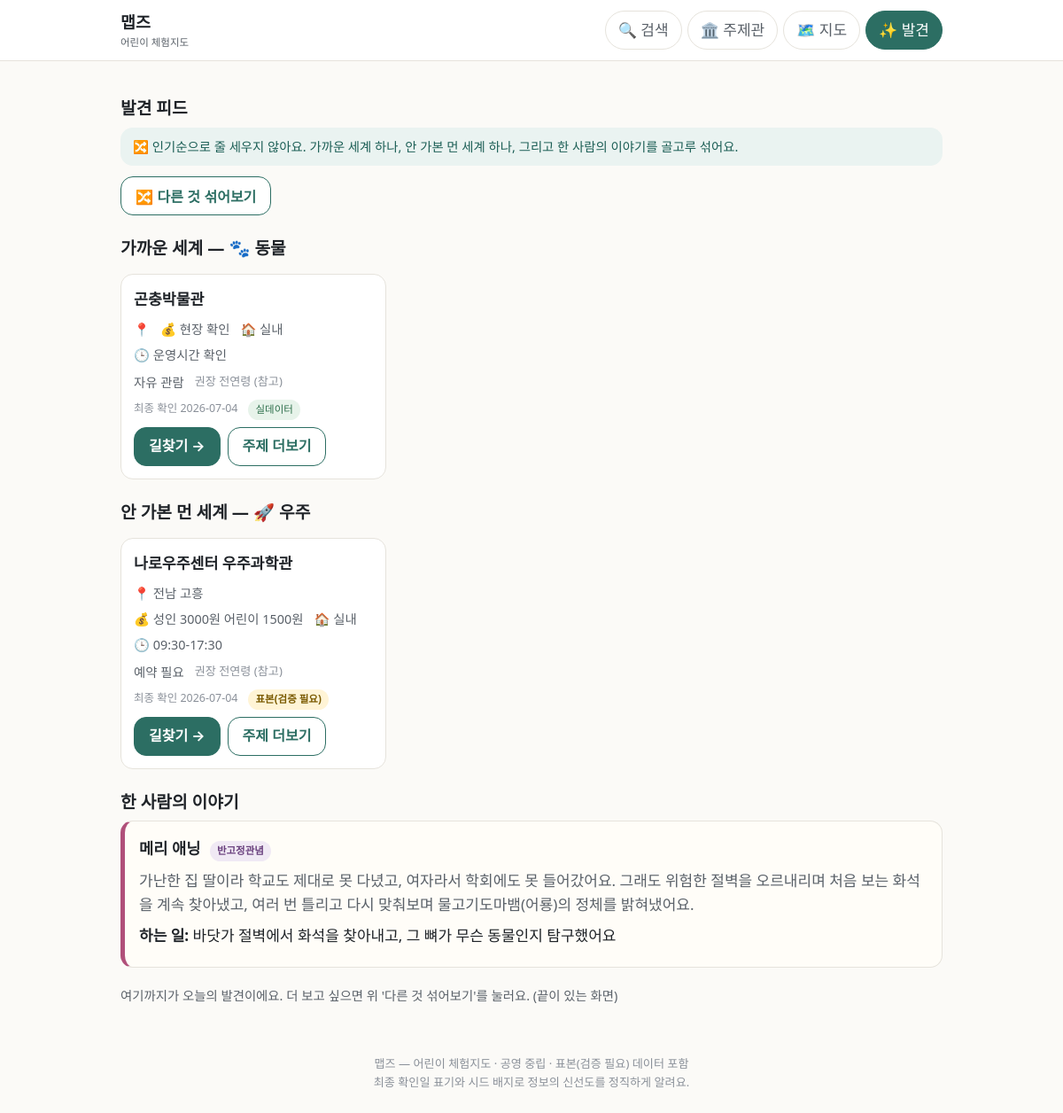
The app's page /discover with its own data.
### tables this page shows
CREATE TABLE topic(id TEXT PRIMARY KEY, name TEXT, synonyms TEXT, emoji TEXT);

CREATE TABLE experience(id TEXT PRIMARY KEY, name TEXT, type TEXT, topic_tags TEXT,
  verb_tags TEXT, lat REAL, lng REAL, region TEXT, period_start TEXT, period_end TEXT,
  hours TEXT, age_note TEXT, duration_min INT, cost TEXT, reservation_url TEXT,
  indoor INT, parking TEXT, stroller TEXT, crowd_note TEXT, related_books TEXT,
  source TEXT, is_seed INT, last_verified TEXT, status TEXT);

CREATE TABLE person(id TEXT PRIMARY KEY, name TEXT, era TEXT, verb_desc TEXT,
  story_trial TEXT, sites TEXT, job_lineage TEXT, anti_stereotype INT, topic_tags TEXT);

### app/main.py (the view)
@app.get("/discover", response_class=HTMLResponse)
def page_discover(request: Request):
    d = api_discover()
    return templates.TemplateResponse(request, "discover.html", {"q": d["quota"],
                                                        "topics_all": TOPICS, "rule": d["rule"],
                                                        "today": TODAY, "active": "discover"})

### app/templates/discover.html (shortened to what this page needs)
{% extends "base.html" %}
{% import "macros.html" as m %}
{% block content %}
<h1 class="section-title">발견 피드</h1>
<div class="discover-note">🔀 인기순으로 줄 세우지 않아요. 가까운 세계 하나, 안 가본 먼 세계 하나, 그리고 한 사람의 이야기를 골고루 섞어요.</div>
<form method="get" action="/discover" style="margin:12px 0"><button class="btn ghost" type="submit">🔀 다른 것 섞어보기</button></form>
<h2 class="section-title">가까운 세계 — {{ topics_all[q.near.topic].emoji }} {{ q.near.name }}</h2>
<div class="cards">
{% if q.near.experience %}{{ m.exp_card(q.near.experience) }}{% else %}<p class="hint">운영 중 항목 준비 중이에요.</p>{% endif %}
</div>
<h2 class="section-title">안 가본 먼 세계 — {{ topics_all[q.far.topic].emoji }} {{ q.far.name }}</h2>
<div class="cards">
{% if q.far.experience %}{{ m.exp_card(q.far.experience) }}{% else %}<p class="hint">운영 중 항목 준비 중이에요.</p>{% endif %}
</div>
<h2 class="section-title">한 사람의 이야기</h2>
{% if q.anti_stereotype_person %}
<div class="person">
<div class="who">{{ q.anti_stereotype_person.name }}{% if q.anti_stereotype_person.anti_stereotype %} <span class="anti">반고정관념</span>{% endif %}</div>
<p class="trial">{{ q.anti_stereotype_person.story_trial }}</p>
<p style="margin:6px 0"><b>하는 일:</b> {{ q.anti_stereotype_person.verb_desc }}</p>
</div>
{% endif %}
<p class="hint" style="margin-top:20px">여기까지가 오늘의 발견이에요. 더 보고 싶으면 위 '다른 것 섞어보기'를 눌러요. (끝이 있는 화면)</p>
{% endblock %}

### app/templates/macros.html (shortened to what this page needs)
{% macro seed_badge(is_seed) -%}
{% if is_seed %}<span class="badge-seed">표본(검증 필요)</span>{% else %}<span class="badge-live">실데이터</span>{% endif %}
{%- endmacro %}
{% macro exp_card(x) -%}
<article class="card">
<h3>{{ x.name }}</h3>
<div class="meta"><span>📍 {{ x.region }}</span><span>💰 {{ x.cost or '현장 확인' }}</span>
<span>{{ '🏠 실내' if x.indoor else '🌳 야외' }}</span><span>🕒 {{ x.hours or '운영시간 확인' }}</span></div>
<div class="meta"><span>{{ '예약 필요' if x.reservation_url else '자유 관람' }}</span>
<span class="age">권장 {{ x.age_note or '전연령' }} (참고)</span></div>
<div class="meta"><span class="verified">최종 확인 {{ x.last_verified }}</span> {{ seed_badge(x.is_seed) }}</div>
<div class="cta-row"><a class="btn" href="{{ x.maplink }}" target="_blank" rel="noopener">길찾기 →</a>
<a class="btn ghost" href="/topic/{{ x.topic_tags[0] }}">주제 더보기</a></div>
</article>
{%- endmacro %}

### app/static/style.css (style rules this page uses)
:root { --bg:#FBFAF7; --surface:#FFFFFF; --ink:#1F2328; --ink-soft:#5A6169; --ink-faint:#8A9099; --line:#E6E3DC; --primary:#2C6E63; --primary-ink:#FFFFFF; --focus:#1B5E55; --seed-bg:#FFF4D6; --seed-ink:#7A5A00; --t-dino:#5B8C5A; --t-space:#3A5BA0; --t-animal:#C77D3E; --t-robot:#5A5AA0; --t-art:#B0507A; --r-sm:8px; --r-md:14px; --r-lg:20px; --pill:999px; }
* { box-sizing:border-box }
body { margin:0;background:var(--bg);color:var(--ink); font-family:system-ui,-apple-system,'Segoe UI','Malgun Gothic','Apple SD Gothic Neo',sans-serif; font-size:17px;line-height:1.6;-webkit-text-size-adjust:100% }
a { color:var(--primary);text-underline-offset:2px }
.btn { display:inline-flex;align-items:center;justify-content:center;min-height:44px;min-width:44px;padding:0 16px; border-radius:var(--r-md);border:1px solid var(--primary);background:var(--primary);color:var(--primary-ink); font-weight:700;text-decoration:none;cursor:pointer;font-size:1rem }
.btn.ghost { background:var(--surface);color:var(--primary) }
.cards { display:grid;grid-template-columns:repeat(auto-fill,minmax(260px,1fr));gap:14px;margin:14px 0 }
.card { background:var(--surface);border:1px solid var(--line);border-radius:var(--r-md);padding:14px;display:flex;flex-direction:column;gap:8px }
.card h3 { margin:0;font-size:1.08rem }
.card .meta { font-size:.9rem;color:var(--ink-soft);display:flex;flex-wrap:wrap;gap:6px 12px }
.card .cta-row { margin-top:auto;display:flex;gap:8px;flex-wrap:wrap }
.age { color:var(--ink-faint);font-size:.82rem;font-weight:400 }
.verified { font-size:.78rem;color:var(--ink-faint) }
.badge-seed { display:inline-block;background:var(--seed-bg);color:var(--seed-ink);font-size:.72rem;font-weight:700; padding:2px 8px;border-radius:var(--pill) }
.badge-live { display:inline-block;background:#E7F3EA;color:#2C6E4A;font-size:.72rem;padding:2px 8px;border-radius:var(--pill) }
.section-title { font-size:1.2rem;font-weight:800;margin:22px 0 6px }
.person { background:#FFFDF8;border:1px solid var(--line);border-left:5px solid var(--t-art);border-radius:var(--r-md);padding:16px }
.person .who { font-weight:800;font-size:1.1rem }
.person .anti { display:inline-block;background:#F0E9F4;color:#6A417E;font-size:.72rem;padding:2px 8px;border-radius:var(--pill);margin-left:6px }
.person .trial { color:var(--ink-soft);margin:8px 0 }
.discover-note { background:#EAF3F1;border-radius:var(--r-md);padding:10px 14px;color:var(--focus);font-size:.9rem }
.hint { color:var(--ink-soft);font-size:.9rem }

### records on screen
topic: emoji "🐾"
experience: name "곤충박물관", cost "현장 확인", indoor "🏠 실내", hours "운영시간 확인", reservation_url "자유 관람", age_note "전연령", last_verified "2026-07-04"
topic: emoji "🚀"
experience: name "나로우주센터 우주과학관", region "전남 고흥", cost "성인 3000원 어린이 1500원", indoor "🏠 실내", hours "09:30-17:30", reservation_url "예약 필요", age_note "전연령", last_verified "2026-07-04"
person: anti_stereotype_person.name "메리 애닝", anti_stereotype_person.story_trial "가난한 집 딸이라 학교도 제대로 못 다녔고, 여자라서 학회에도 못 들어갔어요. 그래도 위험한 절벽을 오르내리며 처음 보는 화석을 계속 찾아냈고, 여러 번 틀리고 다시 맞춰보며 물고기도마뱀(어룡)의 정체를 밝혀냈어요.", anti_stereotype_person.verb_desc "바닷가 절벽에서 화석을 찾아내고, 그 뼈가 무슨 동물인지 탐구했어요"

### other values on screen
{{ q.near.name }} "동물"
{{ q.far.name }} "우주"
